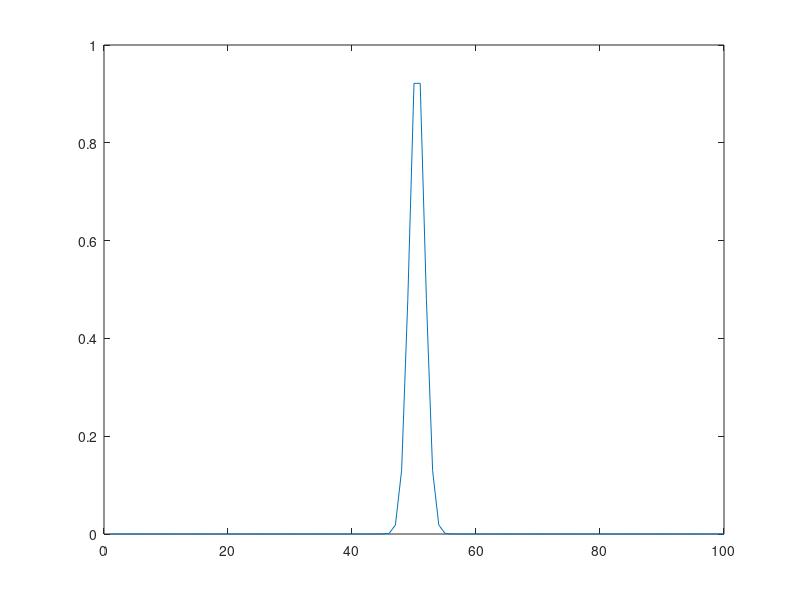

Reproduce this figure in MATLAB. (Note: this script raises an error after producing the figure.)
clear;
close all;
sigma = 0.1;
x = linspace(-4,4,100);
y = exp(-x.^2/(2*sigma^2));
plot(y)

y = repmat(y, [100 1]);

[pyr, pind] = buildSCFpyr(y);
level = pyrBand(pyr,pind, 6);
figure();
level = level(25,:);
plot(real(level));
hold on;
plot(imag(level),'r');

% 
factor = 1000;
G = resample(real(level),factor,1);
H = resample(imag(level), factor,1);
Gp = convn(G, [0.5 0 -0.5], 'same');
Hp = convn(H, [0.5 0 -0.5], 'same');
figure();
plot(G);hold on;
plot(H, 'r')

figure();
plot(G.*Gp+H.*Hp)
%%
%syms x y;
%I0 = exp(-x.^2/2);
%G4_f1 = 1.246*(0.75-3*x.^2+x.^4).*exp(-x.^2);
%H4_f1 = 0.3975.*(7.189*x-7.501.*x.^3+x.^5).*exp(-x.^2);
%G4 = exp(-x.^2/2)*cos(x);
%H4 = exp(-x.^2/2)*sin(x);

%ifourier(fourier(G4_f1,x)*fourier(I0, x)) *ifourier(i*x*fourier(G4_f1,x)*fourier(I0, x)) +...
%ifourier(fourier(H4_f1,x)*fourier(I0, x))*ifourier(i*x*fourier(H4_f1,x)*fourier(I0, x))

